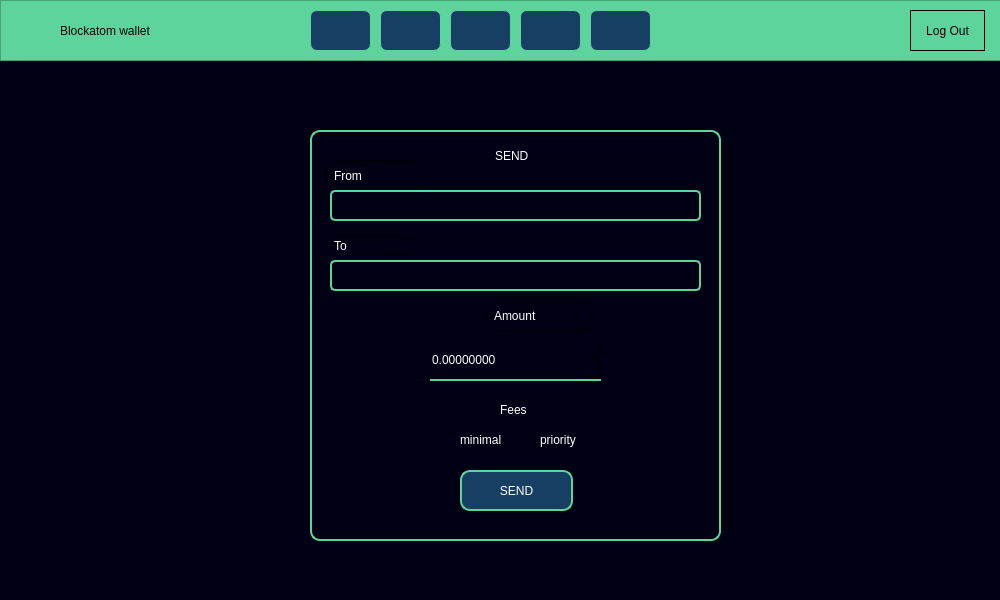
<?xml version="1.0" encoding="UTF-8"?>
<ui version="4.0">
 <class>Dialog</class>
 <widget class="QDialog" name="Dialog">
  <property name="geometry">
   <rect>
    <x>0</x>
    <y>0</y>
    <width>1000</width>
    <height>600</height>
   </rect>
  </property>
  <property name="sizePolicy">
   <sizepolicy hsizetype="Fixed" vsizetype="Fixed">
    <horstretch>0</horstretch>
    <verstretch>0</verstretch>
   </sizepolicy>
  </property>
  <property name="minimumSize">
   <size>
    <width>1000</width>
    <height>600</height>
   </size>
  </property>
  <property name="maximumSize">
   <size>
    <width>1000</width>
    <height>600</height>
   </size>
  </property>
  <property name="windowTitle">
   <string>Dialog</string>
  </property>
  <property name="autoFillBackground">
   <bool>false</bool>
  </property>
  <property name="styleSheet">
   <string notr="true">background-color: rgb(0, 0, 20);</string>
  </property>
  <widget class="QWidget" name="widget_2" native="true">
   <property name="geometry">
    <rect>
     <x>310</x>
     <y>130</y>
     <width>411</width>
     <height>411</height>
    </rect>
   </property>
   <property name="styleSheet">
    <string notr="true">color: rgb(255, 255, 255);
border: 2px solid rgb(92, 212, 156);
border-radius: 10px;
</string>
   </property>
   <widget class="QLabel" name="label_6">
    <property name="geometry">
     <rect>
      <x>180</x>
      <y>10</y>
      <width>51</width>
      <height>31</height>
     </rect>
    </property>
    <property name="styleSheet">
     <string notr="true">border:2px solid rgb(0, 0, 20);</string>
    </property>
    <property name="text">
     <string>SEND</string>
    </property>
   </widget>
   <widget class="QLabel" name="label_3">
    <property name="geometry">
     <rect>
      <x>20</x>
      <y>30</y>
      <width>91</width>
      <height>31</height>
     </rect>
    </property>
    <property name="styleSheet">
     <string notr="true">border: 1px solid;
font: 12pt &quot;.AppleSystemUIFont&quot;;</string>
    </property>
    <property name="text">
     <string>From</string>
    </property>
   </widget>
   <widget class="QLineEdit" name="btcaddress">
    <property name="geometry">
     <rect>
      <x>20</x>
      <y>60</y>
      <width>371</width>
      <height>31</height>
     </rect>
    </property>
    <property name="autoFillBackground">
     <bool>false</bool>
    </property>
    <property name="styleSheet">
     <string notr="true">color: rgb(255, 255, 255);
font: 18pt &quot;.AppleSystemUIFont&quot;;
border: 2px solid rgb(92, 212, 156);
border-radius: 5px;</string>
    </property>
    <property name="text">
     <string/>
    </property>
    <property name="readOnly">
     <bool>true</bool>
    </property>
   </widget>
   <widget class="QLineEdit" name="sendto">
    <property name="geometry">
     <rect>
      <x>20</x>
      <y>130</y>
      <width>371</width>
      <height>31</height>
     </rect>
    </property>
    <property name="autoFillBackground">
     <bool>false</bool>
    </property>
    <property name="styleSheet">
     <string notr="true">color: rgb(255, 255, 255);
font: 18pt &quot;.AppleSystemUIFont&quot;;
border: 2px solid rgb(92, 212, 156);
border-radius: 5px;</string>
    </property>
    <property name="text">
     <string/>
    </property>
    <property name="readOnly">
     <bool>false</bool>
    </property>
   </widget>
   <widget class="QLabel" name="label_4">
    <property name="geometry">
     <rect>
      <x>20</x>
      <y>106</y>
      <width>91</width>
      <height>20</height>
     </rect>
    </property>
    <property name="styleSheet">
     <string notr="true">border: 1px solid;
font: 12pt &quot;.AppleSystemUIFont&quot;;</string>
    </property>
    <property name="text">
     <string>To</string>
    </property>
   </widget>
   <widget class="QLabel" name="label_5">
    <property name="geometry">
     <rect>
      <x>180</x>
      <y>170</y>
      <width>101</width>
      <height>31</height>
     </rect>
    </property>
    <property name="styleSheet">
     <string notr="true">border: 1px solid;
font: 12pt &quot;.AppleSystemUIFont&quot;;</string>
    </property>
    <property name="text">
     <string>Amount</string>
    </property>
   </widget>
   <widget class="QPushButton" name="send_button">
    <property name="geometry">
     <rect>
      <x>150</x>
      <y>340</y>
      <width>113</width>
      <height>41</height>
     </rect>
    </property>
    <property name="styleSheet">
     <string notr="true">background-color: rgb(23, 63, 99);
color: white;</string>
    </property>
    <property name="text">
     <string>SEND</string>
    </property>
   </widget>
   <widget class="QRadioButton" name="minimalfee">
    <property name="geometry">
     <rect>
      <x>130</x>
      <y>300</y>
      <width>81</width>
      <height>20</height>
     </rect>
    </property>
    <property name="styleSheet">
     <string notr="true">border: none;</string>
    </property>
    <property name="text">
     <string>minimal</string>
    </property>
   </widget>
   <widget class="QRadioButton" name="priorityfee">
    <property name="geometry">
     <rect>
      <x>210</x>
      <y>300</y>
      <width>71</width>
      <height>20</height>
     </rect>
    </property>
    <property name="styleSheet">
     <string notr="true">border: None;</string>
    </property>
    <property name="text">
     <string>priority</string>
    </property>
   </widget>
   <widget class="QLabel" name="label_7">
    <property name="geometry">
     <rect>
      <x>190</x>
      <y>270</y>
      <width>31</width>
      <height>20</height>
     </rect>
    </property>
    <property name="styleSheet">
     <string notr="true">border: None;</string>
    </property>
    <property name="text">
     <string>Fees</string>
    </property>
   </widget>
   <widget class="QLabel" name="notenou">
    <property name="geometry">
     <rect>
      <x>170</x>
      <y>256</y>
      <width>81</width>
      <height>16</height>
     </rect>
    </property>
    <property name="styleSheet">
     <string notr="true">border: none;
font: 9pt &quot;.AppleSystemUIFont&quot;;
color: rgb(244, 0, 11);</string>
    </property>
    <property name="text">
     <string/>
    </property>
   </widget>
   <widget class="QLabel" name="selfees">
    <property name="geometry">
     <rect>
      <x>180</x>
      <y>320</y>
      <width>61</width>
      <height>16</height>
     </rect>
    </property>
    <property name="styleSheet">
     <string notr="true">border: none;
font: 9pt &quot;.AppleSystemUIFont&quot;;
color: rgb(245, 200, 0);</string>
    </property>
    <property name="text">
     <string/>
    </property>
   </widget>
   <widget class="QDoubleSpinBox" name="amountbtc">
    <property name="geometry">
     <rect>
      <x>120</x>
      <y>210</y>
      <width>171</width>
      <height>41</height>
     </rect>
    </property>
    <property name="styleSheet">
     <string notr="true">color: rgb(255, 255, 255);
font: 18pt &quot;.AppleSystemUIFont&quot;;
border: None;
border-radius: 0;
border-bottom: 2px solid rgb(92, 212, 156);</string>
    </property>
    <property name="decimals">
     <number>8</number>
    </property>
   </widget>
   <widget class="QLabel" name="fielderror">
    <property name="geometry">
     <rect>
      <x>180</x>
      <y>110</y>
      <width>201</width>
      <height>16</height>
     </rect>
    </property>
    <property name="styleSheet">
     <string notr="true">border: None;
color: red;</string>
    </property>
    <property name="text">
     <string/>
    </property>
   </widget>
  </widget>
  <widget class="QLabel" name="conf">
   <property name="geometry">
    <rect>
     <x>410</x>
     <y>550</y>
     <width>221</width>
     <height>21</height>
    </rect>
   </property>
   <property name="styleSheet">
    <string notr="true">color: rgb(0, 160, 12);
font: 20pt &quot;.AppleSystemUIFont&quot;;</string>
   </property>
   <property name="text">
    <string/>
   </property>
  </widget>
  <widget class="QFrame" name="frame">
   <property name="geometry">
    <rect>
     <x>0</x>
     <y>0</y>
     <width>1041</width>
     <height>61</height>
    </rect>
   </property>
   <property name="styleSheet">
    <string notr="true">background-color: rgb(92, 212, 156);</string>
   </property>
   <property name="frameShape">
    <enum>QFrame::StyledPanel</enum>
   </property>
   <property name="frameShadow">
    <enum>QFrame::Raised</enum>
   </property>
   <widget class="QLabel" name="label">
    <property name="geometry">
     <rect>
      <x>10</x>
      <y>10</y>
      <width>41</width>
      <height>41</height>
     </rect>
    </property>
    <property name="text">
     <string/>
    </property>
    <property name="pixmap">
     <pixmap>images/logo.png</pixmap>
    </property>
    <property name="scaledContents">
     <bool>true</bool>
    </property>
   </widget>
   <widget class="QLabel" name="label_2">
    <property name="geometry">
     <rect>
      <x>60</x>
      <y>10</y>
      <width>171</width>
      <height>41</height>
     </rect>
    </property>
    <property name="styleSheet">
     <string notr="true">font: 75 14pt &quot;Corbel&quot;;
font: 75 16pt &quot;Microsoft YaHei UI&quot;;</string>
    </property>
    <property name="text">
     <string>Blockatom wallet</string>
    </property>
   </widget>
   <widget class="QPushButton" name="walletbutton">
    <property name="geometry">
     <rect>
      <x>380</x>
      <y>10</y>
      <width>61</width>
      <height>41</height>
     </rect>
    </property>
    <property name="styleSheet">
     <string notr="true">border: 1px solid rgb(92, 212, 156);
background-color: rgb(23, 63, 99);
border-radius: 7px;
color: white;</string>
    </property>
    <property name="text">
     <string/>
    </property>
    <property name="icon">
     <iconset>
      <normaloff>images/wallet.png</normaloff>images/wallet.png</iconset>
    </property>
    <property name="iconSize">
     <size>
      <width>20</width>
      <height>20</height>
     </size>
    </property>
   </widget>
   <widget class="QPushButton" name="sendd">
    <property name="geometry">
     <rect>
      <x>450</x>
      <y>10</y>
      <width>61</width>
      <height>41</height>
     </rect>
    </property>
    <property name="styleSheet">
     <string notr="true">border: 1px solid rgb(92, 212, 156);
background-color: rgb(23, 63, 99);
border-radius: 7px;
color: white;</string>
    </property>
    <property name="text">
     <string/>
    </property>
    <property name="icon">
     <iconset>
      <normaloff>images/rising.png</normaloff>images/rising.png</iconset>
    </property>
    <property name="iconSize">
     <size>
      <width>20</width>
      <height>20</height>
     </size>
    </property>
   </widget>
   <widget class="QPushButton" name="receive_2">
    <property name="geometry">
     <rect>
      <x>520</x>
      <y>10</y>
      <width>61</width>
      <height>41</height>
     </rect>
    </property>
    <property name="styleSheet">
     <string notr="true">border: 1px solid rgb(92, 212, 156);
background-color: rgb(23, 63, 99);
border-radius: 7px;
color: white;</string>
    </property>
    <property name="text">
     <string/>
    </property>
    <property name="icon">
     <iconset>
      <normaloff>images/receive.png</normaloff>images/receive.png</iconset>
    </property>
    <property name="iconSize">
     <size>
      <width>20</width>
      <height>20</height>
     </size>
    </property>
   </widget>
   <widget class="QPushButton" name="settings">
    <property name="geometry">
     <rect>
      <x>590</x>
      <y>10</y>
      <width>61</width>
      <height>41</height>
     </rect>
    </property>
    <property name="styleSheet">
     <string notr="true">border: 1px solid rgb(92, 212, 156);
background-color: rgb(23, 63, 99);
border-radius: 7px;
color: white;</string>
    </property>
    <property name="text">
     <string/>
    </property>
    <property name="icon">
     <iconset>
      <normaloff>images/setting.png</normaloff>images/setting.png</iconset>
    </property>
    <property name="iconSize">
     <size>
      <width>20</width>
      <height>20</height>
     </size>
    </property>
   </widget>
   <widget class="QPushButton" name="logout">
    <property name="geometry">
     <rect>
      <x>910</x>
      <y>10</y>
      <width>75</width>
      <height>41</height>
     </rect>
    </property>
    <property name="styleSheet">
     <string notr="true">border: 1px solid black;
font: 9pt &quot;MS Shell Dlg 2&quot;;</string>
    </property>
    <property name="text">
     <string>Log Out</string>
    </property>
   </widget>
   <widget class="QPushButton" name="home">
    <property name="geometry">
     <rect>
      <x>310</x>
      <y>10</y>
      <width>61</width>
      <height>41</height>
     </rect>
    </property>
    <property name="styleSheet">
     <string notr="true">border: 1px solid rgb(92, 212, 156);
background-color: rgb(23, 63, 99);
border-radius: 7px;
color: white;</string>
    </property>
    <property name="text">
     <string/>
    </property>
    <property name="icon">
     <iconset>
      <normaloff>images/user.png</normaloff>images/user.png</iconset>
    </property>
    <property name="iconSize">
     <size>
      <width>20</width>
      <height>20</height>
     </size>
    </property>
   </widget>
  </widget>
  <widget class="QLabel" name="not_2">
   <property name="geometry">
    <rect>
     <x>320</x>
     <y>110</y>
     <width>391</width>
     <height>20</height>
    </rect>
   </property>
   <property name="styleSheet">
    <string notr="true">border: none;
font: 9pt &quot;.AppleSystemUIFont&quot;;
color: rgb(244, 0, 11);</string>
   </property>
   <property name="text">
    <string/>
   </property>
  </widget>
 </widget>
 <resources/>
 <connections/>
</ui>
